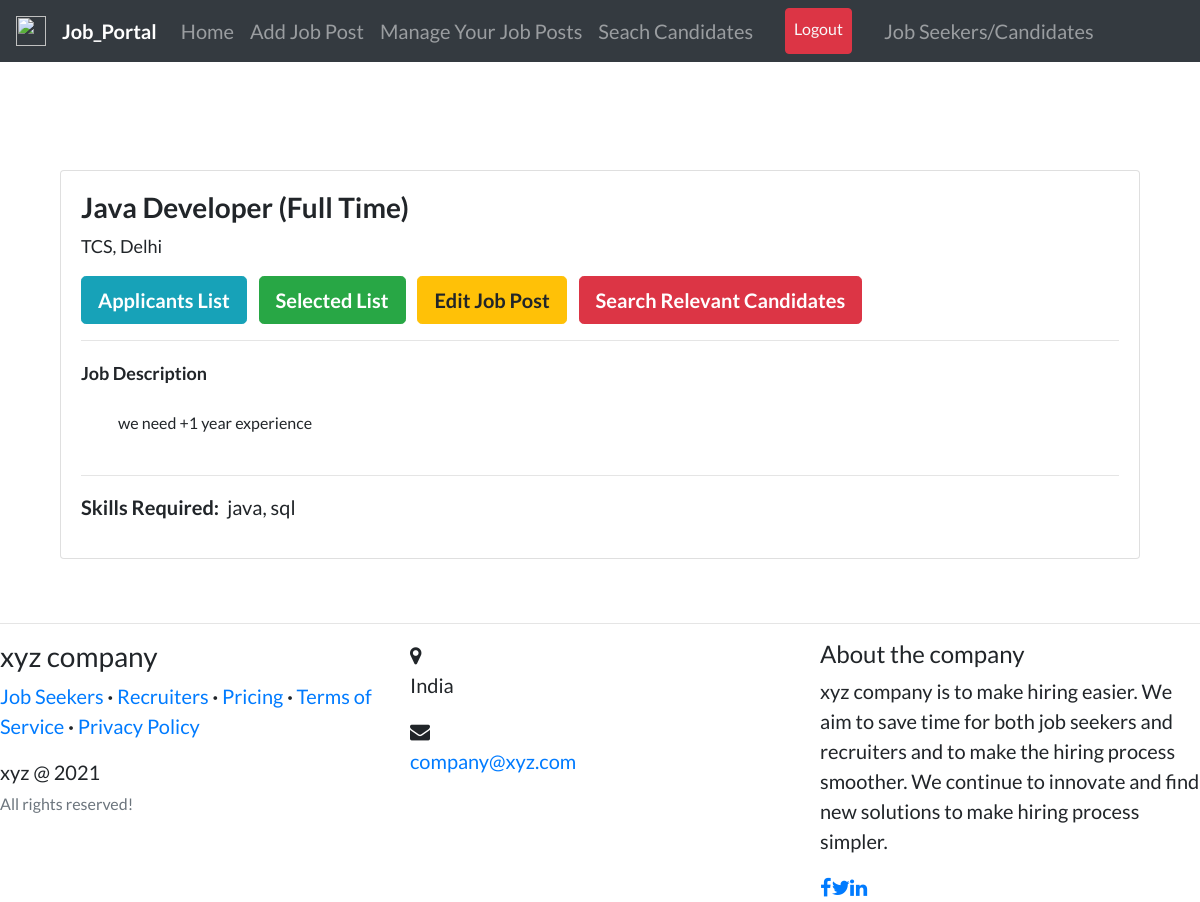
/hiring/job/java-developer (signed in), run on the app's committed database.
### recruiters/models.py (models this page shows, shortened)
class Job(models.Model):
    recruiter = models.ForeignKey(
        User, related_name='jobs', on_delete=models.CASCADE)
    title = models.CharField(max_length=255)
    company = models.CharField(max_length=200)
    location = models.CharField(max_length=255)
    description = models.TextField()
    skills_req = models.CharField(max_length=200)
    job_type = models.CharField(
        max_length=30, choices=CHOICES, default='Full Time', null=True)
    link = models.URLField(null=True, blank=True)
    slug = AutoSlugField(populate_from='title', unique=True, null=True)
    date_posted = models.DateTimeField(default=timezone.now)

### recruiters/views.py (the view)
# urls.py: path('job/<slug>', views.job_detail, name='job-detail'),
@login_required
def job_detail(request, slug):
    job = get_object_or_404(Job, slug=slug)
    context = {
        'job': job,
        'rec_navbar': 1,
    }
    return render(request, 'recruiters/job_detail.html', context)

### recruiters/templates/recruiters/job_detail.html (shortened to what this page needs)
{% extends "users/layout.html" %} {% load static %} {% block content %}
<br /><br />
<div class="container">
  {% if request.user == job.recruiter %}
  <div class="row">
    <div class="col-md-12">
      <div class="card card-signin my-5">
        <div class="card-body">
          <h3>
            <b>{{job.title}} ({{job.job_type}})</b>
          </h3>
          <p style="font-size: 18px">{{job.company}}, {{job.location}}</p>
          {% if not job.link %}
          <a
            class="btn btn-info btn-lg mr-2"
            href="{% url 'applicant-list' job.slug %}"
            ><b>Applicants List</b></a
          >
          <a
            class="btn btn-success btn-lg mr-2"
            href="{% url 'selected-list' job.slug %}"
            ><b>Selected List</b></a
          >
          {% endif %}
          <a
            class="btn btn-warning btn-lg mr-2"
            href="{% url 'edit-job-post' job.slug %}"
            ><b>Edit Job Post</b></a
          >
          <a
            class="btn btn-danger btn-lg"
            href="{% url 'job-candidate-search' job.slug %}"
            ><b>Search Relevant Candidates</b></a
          >
          <hr my-2 />
          <span style="font-size: 18px"><b>Job Description</b></span>
          <p style="white-space: pre-wrap; font-size: 16px">
            {{ job.description }}
          </p>
          <hr my-2 />
          <p><b class="mr-2">Skills Required:</b>{{job.skills_req}}</p>
        </div>
      </div>
    </div>
  </div>
  {% endif %}
</div>
{% endblock content %}

### users/templates/users/layout.html (style rules this page uses)
body { font-family: "Lato"; font-size: 20px; }

### data on the page
Job: title "Java Developer", job_type "Full Time", company "TCS", location "Delhi", description "we need +1 year experience", skills_req "java, sql"
